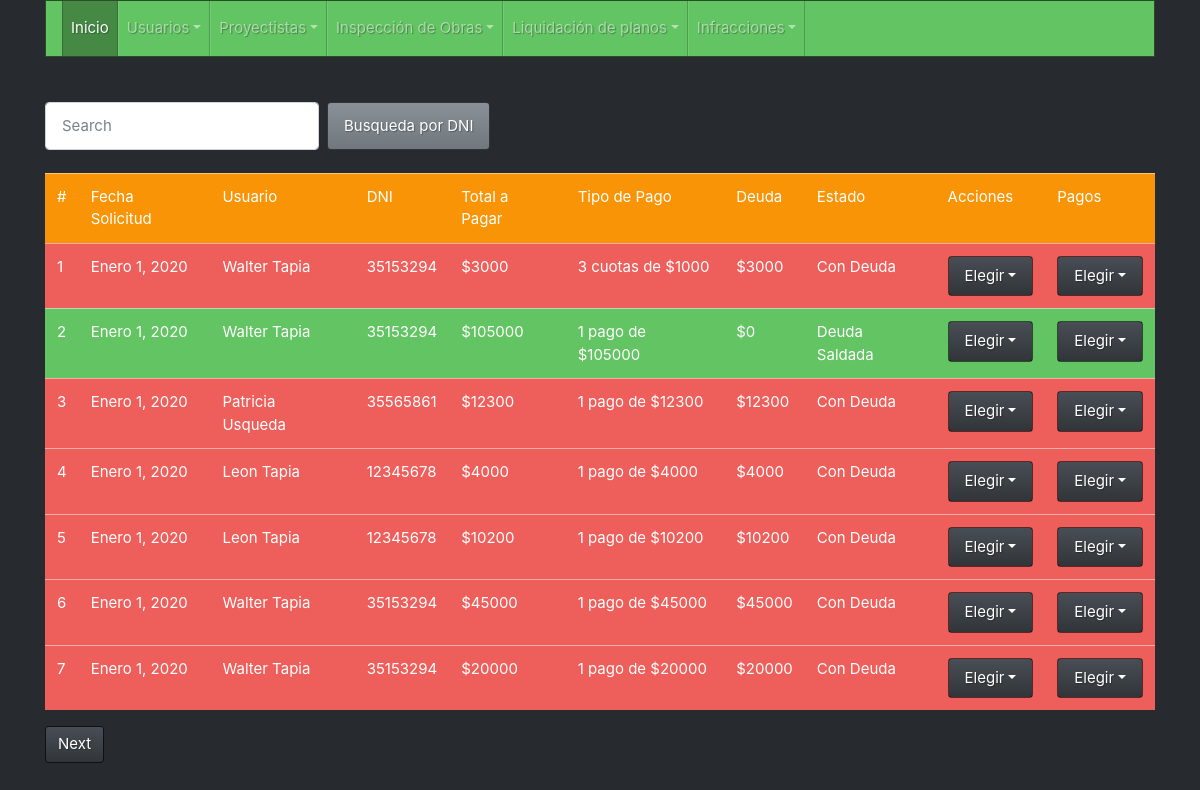
The page /plano/buscar/ on the database as committed earlier.
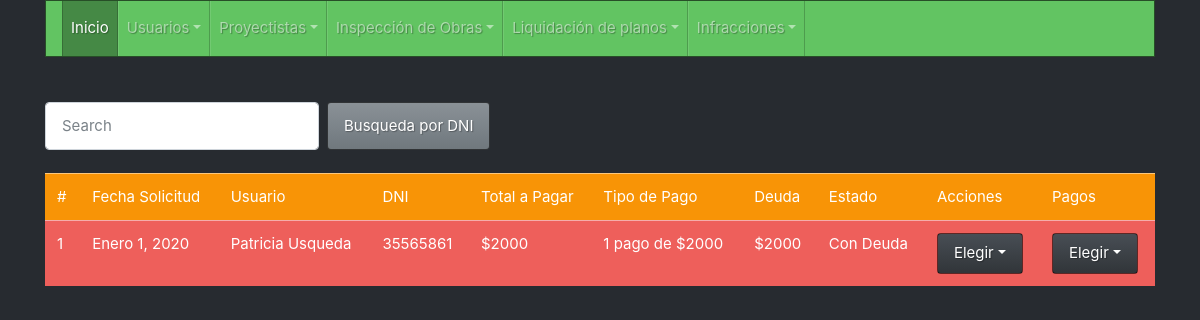
The same page on the database as committed later.
### plano/models.py (models this page shows, shortened)
class Plano(models.Model):
    fecha = models.DateField()
    usuario = models.ForeignKey(Usuario, null=False, blank=False, on_delete=models.CASCADE)
    proyectista = models.ForeignKey(Proyectista, null=False, blank=False, on_delete=models.CASCADE)
    dir_obra = models.CharField(max_length=50)
    precio_metro = models.IntegerField()
    metros = models.IntegerField()
    total = models.FloatField(editable=False)
    cuota = models.IntegerField()
    deuda = models.FloatField(editable=False)
    pago = models.FloatField(default=0)
    fecha_pago = models.DateField(null=True, blank= True)
    pago2 = models.FloatField(default=0)
    fecha_pago2 = models.DateField(null=True, blank= True)
    pago3 = models.FloatField(default=0)
    fecha_pago3 = models.DateField(null=True, blank= True)
    pago4 = models.FloatField(default=0)
    fecha_pago4 = models.DateField(null=True, blank= True)
    valor_cuota = models.FloatField(editable=False)
    s_cuota1 = models.FloatField(editable=False)
    s_cuota2 = models.FloatField(editable=False)
    s_cuota3 = models.FloatField(editable=False)
    s_cuota4 = models.FloatField(editable=False)

### usuario/models.py (models this page shows, shortened)
class Usuario(models.Model):
    nombre = models.CharField(max_length=50)
    dni = models.CharField(max_length=8, unique=True)
    direccion = models.CharField(max_length=50, verbose_name='dirección')
    catastro = models.CharField(max_length=50)
    tel = models.CharField(max_length=10, null=True, blank=True)

### plano/views.py (the view)
# urls.py: path('buscar/', views.plano_search, name='plano_buscar'),
def plano_search(request):
    buscar = request.POST.get('buscalo')
    if buscar:
        plano=Plano.objects.filter(usuario__dni__contains=buscar)
        paginator = Paginator(plano, 7)
        page = request.GET.get('page')
        plano = paginator.get_page(page)
    else:
        plano = Plano.objects.all()
        paginator = Paginator(plano, 7)
        page = request.GET.get('page')
        plano = paginator.get_page(page)
    contexto = {'planos': plano}
    return render(request, 'plano/buscar.html',contexto)

### templates/plano/buscar.html (shortened to what this page needs)
{% extends 'base/base.html' %}
{% block content %}
<br>
<br>
<form class="form-inline my-2 my-lg-0" type="get" method="POST" action="{%url 'plano_buscar'%}">
    <input class="form-control mr-sm-2" type="text" placeholder="Search" name="buscalo" id="busca">
    <button class="btn btn-secondary my-2 my-sm-0" type="submit" href="" id="botonBus">Busqueda por DNI</button>
</form>
<br>
<table class="table table-hover">
    <thead>
        <tr class="table-warning">
            <td scope="col">#</td>
            <td scope="col">Fecha Solicitud</td>
            <td scope="col">Usuario</td>
            <td scope="col">DNI</td>
            <td scope="col">Total a Pagar</td>
            <td scope="col">Tipo de Pago</td>
            <td scope="col">Deuda</td>
            <td scope="col">Estado</td>
            <td scope="col">Acciones</td>
            <td scope="col">Pagos</td>
        </tr>
    </thead>
    <tbody>
         {% if planos %}
            {%for plano in planos%}
                {% if plano.deuda == 0 %}
        <tr class="table-success">
                {% elif plano.deuda %}
            <tr class="table-danger">
                {% else %}
                <tr class="table-danger">
                    {% endif %}
                    <td>{{plano.id}}</td>
                    <td>{{plano.fecha}}</td>
                    <td>{{plano.usuario.nombre}}</td>
                    <td>{{plano.usuario.dni}}</td>
                    <td>${{plano.total}}</td>
                    {% if plano.cuota == False %}
                    <td>1 pago de ${{plano.total}}</td>
                    {% else %}
                    <td>3 cuotas de ${{plano.valor_cuota}}</td>
                    {% endif %}
                    <td>${{plano.deuda}}</td>
                    {% if plano.deuda == 0 %}
                    <td>Deuda Saldada</td>
                    {% else %}
                    <td>Con Deuda</td>
                    {% endif %}
                    <td>
                        <ul class="nav nav-pills">
                          <li class="nav-item dropdown">
                            <a class="nav-link dropdown-toggle" data-toggle="dropdown" href="#" role="button" aria-haspopup="true" aria-expanded="false">Elegir</a>
                          </li>
                        </ul>
                    </td>
                    <td>
                        <ul class="nav nav-pills">
                          <li class="nav-item dropdown">
                            <a class="nav-link dropdown-toggle" data-toggle="dropdown" href="#" role="button" aria-haspopup="true" aria-expanded="false">Elegir</a>
                          </li>
                        </ul>
                    </td>
                </tr>
                {%endfor%} {% else %}
                <div class="alert alert-dismissible alert-success">
                    <button type="button" class="close" data-dismiss="alert">&times;</button>
                    <strong>Ups! </strong>tú busqueda no dio resultados, <a href="{%url 'plano_listar'%}" class="alert-link">intentalo de nuevo</a>.
                </div>
                {%endif%}
    </tbody>
</table>
<nav aria-label="Page navigation example">
    <ul class="pagination">
         {% if planos.has_next %}
        <li class="page-item"><a class="page-link" href="?page={{ planos.next_page_number }}">Next</a></li>
        {% endif%}
    </ul>
</nav>
{% endblock%}

Rows that differ between the two databases and show on the page:
removed Plano: id "2", fecha "Enero 1, 2020", usuario.nombre "Walter Tapia", usuario.dni "35153294", total "105000", deuda "0", shows "Deuda Saldada"
removed Plano: id "3", fecha "Enero 1, 2020", usuario.nombre "Patricia Usqueda", usuario.dni "35565861", total "12300", deuda "12300", shows "Con Deuda"
removed Plano: id "4", fecha "Enero 1, 2020", usuario.nombre "Leon Tapia", usuario.dni "12345678", total "4000", deuda "4000", shows "Con Deuda"
removed Plano: id "5", fecha "Enero 1, 2020", usuario.nombre "Leon Tapia", usuario.dni "12345678", total "10200", deuda "10200", shows "Con Deuda"
removed Plano: id "6", fecha "Enero 1, 2020", usuario.nombre "Walter Tapia", usuario.dni "35153294", total "45000", deuda "45000", shows "Con Deuda"
removed Plano: id "7", fecha "Enero 1, 2020", usuario.nombre "Walter Tapia", usuario.dni "35153294", total "20000", deuda "20000", shows "Con Deuda"
changed Plano id 1: usuario.nombre "Walter Tapia" → "Patricia Usqueda"; usuario.dni "35153294" → "35565861"; total "3000" → "2000"; total (not shown) → "2000"; deuda "3000" → "2000"; valor_cuota "1000" → (not shown); cuota "3 cuotas de $" → "1 pago de $"
Other text that changed with them:
text no longer shown: "Next"
